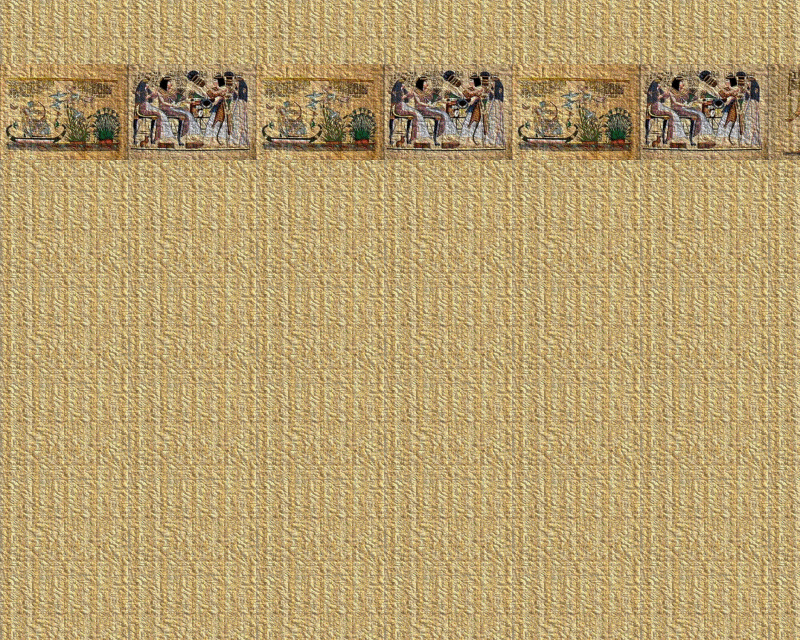

A level layout from a 2D game, rendered from its tile map. Below: a short description, then the map file with tile-grid data replaced by summaries:
An orthogonal 25x20 tile map with 32x32 px tiles, 2 tile layers (bg, deco).

<map version="1.0" orientation="orthogonal" width="25" height="20" tilewidth="32" tileheight="32">
 <tileset firstgid="1" name="egypt_tilset" tilewidth="32" tileheight="32">
  <image source="egypt_tilset.png" width="256" height="2080" />
 </tileset>
 <layer name="bg" width="25" height="20">
  <data>[500 cells, 500 non-empty, 12 distinct tile ids]</data>
 </layer>
 <layer name="deco" width="25" height="20">
  <data>[500 cells, 75 non-empty, 27 distinct tile ids]</data>
 </layer>
</map>
